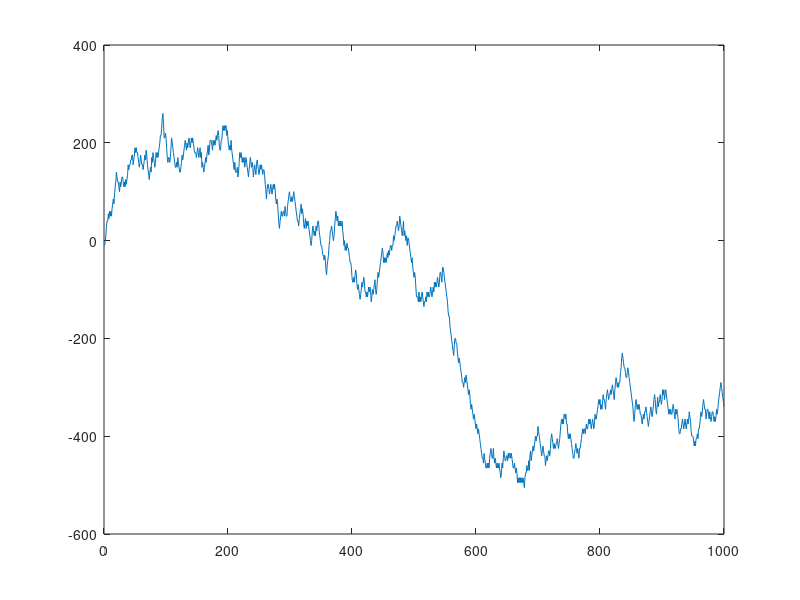

The MATLAB script that drew this image:
function S = blackjacksim1(n)
    if nargin == 0
        n = 1000;
    end
%BLACKJACKSIM  Simulate blackjack.
% S = blackjacksim(n)
% Play n hands of blackjack. 
% Returns an n-by-1 vector of cumulative stake.
% See also: blackjack.
   S = cumsum(arrayfun(@blackjack_hand,zeros(n,1)));
   plot(S)

end
   
% ------------------------
   
function s = blackjack_hand(varargin)
   %BLACKJACK_HAND  Play one hand of blackjack.
   %   s = blackjack_hand returns payoff from one hand.
   
   bet = 10;
   bet1 = bet;
   P = deal;         % Player's hand
   D = deal;         % Dealer's hand
   P = [P deal];
   D = [D -deal];    % Hide dealer's hole card
      
   % Split pairs
   split = (P(1) == P(2));
   if split 
      split = pair(value(P(1)),value(D(1)));
   end
   if split
      P2 = P(2);
      P = [P(1) deal];
      bet2 = bet1;
   end
      
   % Play player's hand(s)
   [P,bet1] = playhand('',P,D,bet1);
   if split
      P2 = [P2 deal];
      [P2,bet2] = playhand('',P2,D,bet2);
   end
      
   % Play dealer's hand
   D(2) = -D(2);     % Reveal dealer's hole card
   while value(D) <= 16
      D = [D deal];
   end
      
   % Payoff
   s = payoff(P,D,split,bet1);
   if split
      s = s + payoff(P2,D,split,bet2);
   end
end
   
% ------------------------
   
function c = deal
    % Simulate continuous shuffling machine with infinite deck.
    % c = deal returns a random integer between 1 and 13.
    % Deal one card
    persistent deck
    if length(deck) < 10
        % Four decks
        deck = [1:52 1:52 1:52 1:52];
        % Shuffle
        deck = deck(randperm(length(deck)));
    end
    c = deck(end);
    deck(end) = [];
    c = ceil(13*rand);
end

   
% ------------------------
   
function v = valuehard(X)
   % Evaluate hand
   X = min(mod(X-1,13)+1,10);
   v = sum(X);
end
   
% ------------------------
   
function v = value(X)
    x= X;
    % Evaluate hand
    X = min(mod(X-1,13)+1,10);
    v = sum(X);
    % Promote soft ace
    if any(X==1) & v<=11
        v = v + 10;
    end
end
% ------------------------
   
function [P,bet] = playhand(hand,P,D,bet)
   % Play player's hand
   
   while value(P) < 21
      % 0 = stand
      % 1 = hit
      % 2 = double down
      if any(P==1) & valuehard(P)<=10
         strat = soft(value(P)-11,value(D(1)));
      else
         strat = hard(value(P),value(D(1)));
      end
      if length(P) > 2 & strat == 2
         strat = 1;
      end
      switch strat
          case 0
             break
          case 1
             P = [P deal];
          case 2
             % Double down.
             % Double bet and get one more card
             bet = 2*bet;
             P = [P deal];
             break
          otherwise
             break
      end
   end
end
   
% ------------------------
   
function s = payoff(P,D,split,bet)
   % Payoff
   fs = 20;
   valP = value(P);
   valD = value(D);
   if valP == 21 & length(P) == 2 & ...
      ~(valD == 21 & length(D) == 2) & ~split
      s = 1.5*bet;
   elseif valP > 21
      s = -bet;
   elseif valD > 21
      s = bet;
      str = ['WIN: +' int2str(s)];
   elseif valD > valP
      s = -bet;
   elseif valD < valP
      s = bet;
   else
      s = 0;
   end
end
   
% ------------------------
   
function strat = hard(p,d)
   % Strategy for hands without aces.
   % strategy = hard(player's_total,dealer's_upcard)
   
   % 0 = stand
   % 1 = hit
   % 2 = double down
   
   n = NaN; % Not possible
   % Dealer shows:
   %      2 3 4 5 6 7 8 9 T A
   HARD = [ ...
      1   n n n n n n n n n n
      2   1 1 1 1 1 1 1 1 1 1
      3   1 1 1 1 1 1 1 1 1 1
      4   1 1 1 1 1 1 1 1 1 1
      5   1 1 1 1 1 1 1 1 1 1
      6   1 1 1 1 1 1 1 1 1 1
      7   1 1 1 1 1 1 1 1 1 1
      8   1 1 1 1 1 1 1 1 1 1
      9   2 2 2 2 2 1 1 1 1 1
     10   2 2 2 2 2 2 2 2 1 1
     11   2 2 2 2 2 2 2 2 2 2
     12   1 1 0 0 0 1 1 1 1 1
     13   0 0 0 0 0 1 1 1 1 1
     14   0 0 0 0 0 1 1 1 1 1
     15   0 0 0 0 0 1 1 1 1 1
     16   0 0 0 0 0 1 1 1 1 1
     17   0 0 0 0 0 0 0 0 0 0
     18   0 0 0 0 0 0 0 0 0 0
     19   0 0 0 0 0 0 0 0 0 0
     20   0 0 0 0 0 0 0 0 0 0];
   strat = HARD(p,d);
end
   
% ------------------------
   
function strat = soft(p,d)
   % Strategy array for hands with aces.
   % strategy = soft(player's_total,dealer's_upcard)
   
   % 0 = stand
   % 1 = hit
   % 2 = double down
   
   n = NaN; % Not possible
   % Dealer shows:
   %      2 3 4 5 6 7 8 9 T A
   SOFT = [ ...
      1   n n n n n n n n n n
      2   1 1 2 2 2 1 1 1 1 1
      3   1 1 2 2 2 1 1 1 1 1
      4   1 1 2 2 2 1 1 1 1 1
      5   1 1 2 2 2 1 1 1 1 1
      6   2 2 2 2 2 1 1 1 1 1
      7   0 2 2 2 2 0 0 1 1 0
      8   0 0 0 0 0 0 0 0 0 0
      9   0 0 0 0 0 0 0 0 0 0];
   strat = SOFT(p,d);
end
   
% ------------------------
   
function strat = pair(p,d)
   % Strategy for splitting pairs
   % strategy = pair(paired_card,dealer's_upcard)
   
   % 0 = keep pair
   % 1 = split pair
   
   n = NaN; % Not possible
   % Dealer shows:
   %      2 3 4 5 6 7 8 9 T A
   PAIR = [ ...
      1   n n n n n n n n n n
      2   1 1 1 1 1 1 0 0 0 0
      3   1 1 1 1 1 1 0 0 0 0
      4   0 0 0 1 0 0 0 0 0 0
      5   0 0 0 0 0 0 0 0 0 0
      6   1 1 1 1 1 1 0 0 0 0
      7   1 1 1 1 1 1 1 0 0 0
      8   1 1 1 1 1 1 1 1 1 1
      9   1 1 1 1 1 0 1 1 0 0
     10   0 0 0 0 0 0 0 0 0 0
     11   1 1 1 1 1 1 1 1 1 1];
   strat = PAIR(p,d);
end